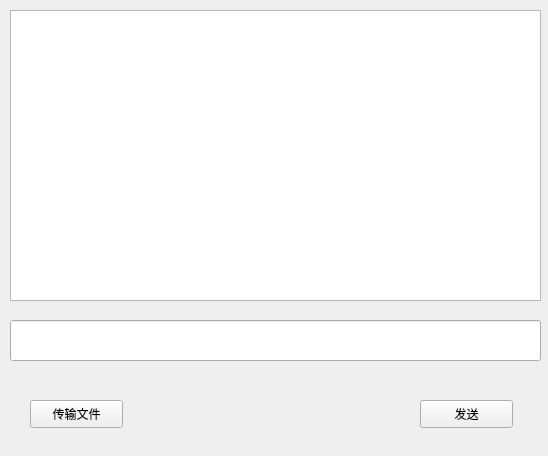
<?xml version="1.0" encoding="UTF-8"?>
<ui version="4.0">
 <class>PrivateChat</class>
 <widget class="QWidget" name="PrivateChat">
  <property name="geometry">
   <rect>
    <x>0</x>
    <y>0</y>
    <width>548</width>
    <height>456</height>
   </rect>
  </property>
  <property name="windowTitle">
   <string>Form</string>
  </property>
  <widget class="QTextEdit" name="textEdit">
   <property name="geometry">
    <rect>
     <x>10</x>
     <y>10</y>
     <width>531</width>
     <height>291</height>
    </rect>
   </property>
  </widget>
  <widget class="QLineEdit" name="lineEdit">
   <property name="geometry">
    <rect>
     <x>10</x>
     <y>320</y>
     <width>531</width>
     <height>41</height>
    </rect>
   </property>
  </widget>
  <widget class="QPushButton" name="sendButton">
   <property name="geometry">
    <rect>
     <x>420</x>
     <y>400</y>
     <width>93</width>
     <height>28</height>
    </rect>
   </property>
   <property name="text">
    <string>发送</string>
   </property>
  </widget>
  <widget class="QPushButton" name="fileButton">
   <property name="geometry">
    <rect>
     <x>30</x>
     <y>400</y>
     <width>93</width>
     <height>28</height>
    </rect>
   </property>
   <property name="text">
    <string>传输文件</string>
   </property>
  </widget>
 </widget>
 <resources/>
 <connections/>
</ui>
